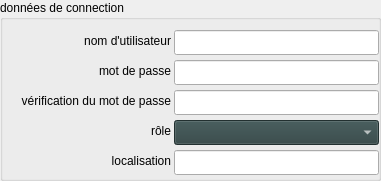
      <widget class="QGroupBox" name="groupBox_2">
       <property name="geometry">
        <rect>
         <x>390</x>
         <y>139</y>
         <width>381</width>
         <height>181</height>
        </rect>
       </property>
       <property name="font">
        <font>
         <weight>50</weight>
         <italic>false</italic>
         <bold>false</bold>
        </font>
       </property>
       <property name="title">
        <string>données de connection</string>
       </property>
       <widget class="QLabel" name="label_role">
        <property name="geometry">
         <rect>
          <x>30</x>
          <y>120</y>
          <width>141</width>
          <height>21</height>
         </rect>
        </property>
        <property name="text">
         <string>rôle</string>
        </property>
        <property name="alignment">
         <set>Qt::AlignRight|Qt::AlignTrailing|Qt::AlignVCenter</set>
        </property>
       </widget>
       <widget class="YerothComboBox" name="comboBox_creer_utilisateur_role">
        <property name="geometry">
         <rect>
          <x>174</x>
          <y>120</y>
          <width>205</width>
          <height>25</height>
         </rect>
        </property>
        <property name="palette">
         <palette>
          <active>
           <colorrole role="WindowText">
            <brush brushstyle="SolidPattern">
             <color alpha="255">
              <red>255</red>
              <green>255</green>
              <blue>255</blue>
             </color>
            </brush>
           </colorrole>
           <colorrole role="Button">
            <brush brushstyle="SolidPattern">
             <color alpha="255">
              <red>47</red>
              <green>67</green>
              <blue>67</blue>
             </color>
            </brush>
           </colorrole>
           <colorrole role="Light">
            <brush brushstyle="SolidPattern">
             <color alpha="255">
              <red>70</red>
              <green>100</green>
              <blue>100</blue>
             </color>
            </brush>
           </colorrole>
           <colorrole role="Midlight">
            <brush brushstyle="SolidPattern">
             <color alpha="255">
              <red>58</red>
              <green>83</green>
              <blue>83</blue>
             </color>
            </brush>
           </colorrole>
           <colorrole role="Dark">
            <brush brushstyle="SolidPattern">
             <color alpha="255">
              <red>23</red>
              <green>33</green>
              <blue>33</blue>
             </color>
            </brush>
           </colorrole>
           <colorrole role="Mid">
            <brush brushstyle="SolidPattern">
             <color alpha="255">
              <red>31</red>
              <green>44</green>
              <blue>44</blue>
             </color>
            </brush>
           </colorrole>
           <colorrole role="Text">
            <brush brushstyle="SolidPattern">
             <color alpha="255">
              <red>255</red>
              <green>255</green>
              <blue>255</blue>
             </color>
            </brush>
           </colorrole>
           <colorrole role="BrightText">
            <brush brushstyle="SolidPattern">
             <color alpha="255">
              <red>255</red>
              <green>255</green>
              <blue>255</blue>
             </color>
            </brush>
           </colorrole>
           <colorrole role="ButtonText">
            <brush brushstyle="SolidPattern">
             <color alpha="255">
              <red>255</red>
              <green>255</green>
              <blue>255</blue>
             </color>
            </brush>
           </colorrole>
           <colorrole role="Base">
            <brush brushstyle="SolidPattern">
             <color alpha="255">
              <red>0</red>
              <green>0</green>
              <blue>0</blue>
             </color>
            </brush>
           </colorrole>
           <colorrole role="Window">
            <brush brushstyle="SolidPattern">
             <color alpha="255">
              <red>47</red>
              <green>67</green>
              <blue>67</blue>
             </color>
            </brush>
           </colorrole>
           <colorrole role="Shadow">
            <brush brushstyle="SolidPattern">
             <color alpha="255">
              <red>0</red>
              <green>0</green>
              <blue>0</blue>
             </color>
            </brush>
           </colorrole>
           <colorrole role="AlternateBase">
            <brush brushstyle="SolidPattern">
             <color alpha="255">
              <red>23</red>
              <green>33</green>
              <blue>33</blue>
             </color>
            </brush>
           </colorrole>
           <colorrole role="ToolTipBase">
            <brush brushstyle="SolidPattern">
             <color alpha="255">
              <red>255</red>
              <green>255</green>
              <blue>220</blue>
             </color>
            </brush>
           </colorrole>
           <colorrole role="ToolTipText">
            <brush brushstyle="SolidPattern">
             <color alpha="255">
              <red>0</red>
              <green>0</green>
              <blue>0</blue>
             </color>
            </brush>
           </colorrole>
          </active>
          <inactive>
           <colorrole role="WindowText">
            <brush brushstyle="SolidPattern">
             <color alpha="255">
              <red>255</red>
              <green>255</green>
              <blue>255</blue>
             </color>
            </brush>
           </colorrole>
           <colorrole role="Button">
            <brush brushstyle="SolidPattern">
             <color alpha="255">
              <red>47</red>
              <green>67</green>
              <blue>67</blue>
             </color>
            </brush>
           </colorrole>
           <colorrole role="Light">
            <brush brushstyle="SolidPattern">
             <color alpha="255">
              <red>70</red>
              <green>100</green>
              <blue>100</blue>
             </color>
            </brush>
           </colorrole>
           <colorrole role="Midlight">
            <brush brushstyle="SolidPattern">
             <color alpha="255">
              <red>58</red>
              <green>83</green>
              <blue>83</blue>
             </color>
            </brush>
           </colorrole>
           <colorrole role="Dark">
            <brush brushstyle="SolidPattern">
             <color alpha="255">
              <red>23</red>
              <green>33</green>
              <blue>33</blue>
             </color>
            </brush>
           </colorrole>
           <colorrole role="Mid">
            <brush brushstyle="SolidPattern">
             <color alpha="255">
              <red>31</red>
              <green>44</green>
              <blue>44</blue>
             </color>
            </brush>
           </colorrole>
           <colorrole role="Text">
            <brush brushstyle="SolidPattern">
             <color alpha="255">
              <red>255</red>
              <green>255</green>
              <blue>255</blue>
             </color>
            </brush>
           </colorrole>
           <colorrole role="BrightText">
            <brush brushstyle="SolidPattern">
             <color alpha="255">
              <red>255</red>
              <green>255</green>
              <blue>255</blue>
             </color>
            </brush>
           </colorrole>
           <colorrole role="ButtonText">
            <brush brushstyle="SolidPattern">
             <color alpha="255">
              <red>255</red>
              <green>255</green>
              <blue>255</blue>
             </color>
            </brush>
           </colorrole>
           <colorrole role="Base">
            <brush brushstyle="SolidPattern">
             <color alpha="255">
              <red>0</red>
              <green>0</green>
              <blue>0</blue>
             </color>
            </brush>
           </colorrole>
           <colorrole role="Window">
            <brush brushstyle="SolidPattern">
             <color alpha="255">
              <red>47</red>
              <green>67</green>
              <blue>67</blue>
             </color>
            </brush>
           </colorrole>
           <colorrole role="Shadow">
            <brush brushstyle="SolidPattern">
             <color alpha="255">
              <red>0</red>
              <green>0</green>
              <blue>0</blue>
             </color>
            </brush>
           </colorrole>
           <colorrole role="AlternateBase">
            <brush brushstyle="SolidPattern">
             <color alpha="255">
              <red>23</red>
              <green>33</green>
              <blue>33</blue>
             </color>
            </brush>
           </colorrole>
           <colorrole role="ToolTipBase">
            <brush brushstyle="SolidPattern">
             <color alpha="255">
              <red>255</red>
              <green>255</green>
              <blue>220</blue>
             </color>
            </brush>
           </colorrole>
           <colorrole role="ToolTipText">
            <brush brushstyle="SolidPattern">
             <color alpha="255">
              <red>0</red>
              <green>0</green>
              <blue>0</blue>
             </color>
            </brush>
           </colorrole>
          </inactive>
          <disabled>
           <colorrole role="WindowText">
            <brush brushstyle="SolidPattern">
             <color alpha="255">
              <red>23</red>
              <green>33</green>
              <blue>33</blue>
             </color>
            </brush>
           </colorrole>
           <colorrole role="Button">
            <brush brushstyle="SolidPattern">
             <color alpha="255">
              <red>47</red>
              <green>67</green>
              <blue>67</blue>
             </color>
            </brush>
           </colorrole>
           <colorrole role="Light">
            <brush brushstyle="SolidPattern">
             <color alpha="255">
              <red>70</red>
              <green>100</green>
              <blue>100</blue>
             </color>
            </brush>
           </colorrole>
           <colorrole role="Midlight">
            <brush brushstyle="SolidPattern">
             <color alpha="255">
              <red>58</red>
              <green>83</green>
              <blue>83</blue>
             </color>
            </brush>
           </colorrole>
           <colorrole role="Dark">
            <brush brushstyle="SolidPattern">
             <color alpha="255">
              <red>23</red>
              <green>33</green>
              <blue>33</blue>
             </color>
            </brush>
           </colorrole>
           <colorrole role="Mid">
            <brush brushstyle="SolidPattern">
             <color alpha="255">
              <red>31</red>
              <green>44</green>
              <blue>44</blue>
             </color>
            </brush>
           </colorrole>
           <colorrole role="Text">
            <brush brushstyle="SolidPattern">
             <color alpha="255">
              <red>23</red>
              <green>33</green>
              <blue>33</blue>
             </color>
            </brush>
           </colorrole>
           <colorrole role="BrightText">
            <brush brushstyle="SolidPattern">
             <color alpha="255">
              <red>255</red>
              <green>255</green>
              <blue>255</blue>
             </color>
            </brush>
           </colorrole>
           <colorrole role="ButtonText">
            <brush brushstyle="SolidPattern">
             <color alpha="255">
              <red>23</red>
              <green>33</green>
              <blue>33</blue>
             </color>
            </brush>
           </colorrole>
           <colorrole role="Base">
            <brush brushstyle="SolidPattern">
             <color alpha="255">
              <red>47</red>
              <green>67</green>
              <blue>67</blue>
             </color>
            </brush>
           </colorrole>
           <colorrole role="Window">
            <brush brushstyle="SolidPattern">
             <color alpha="255">
              <red>47</red>
              <green>67</green>
              <blue>67</blue>
             </color>
            </brush>
           </colorrole>
           <colorrole role="Shadow">
            <brush brushstyle="SolidPattern">
             <color alpha="255">
              <red>0</red>
              <green>0</green>
              <blue>0</blue>
             </color>
            </brush>
           </colorrole>
           <colorrole role="AlternateBase">
            <brush brushstyle="SolidPattern">
             <color alpha="255">
              <red>47</red>
              <green>67</green>
              <blue>67</blue>
             </color>
            </brush>
           </colorrole>
           <colorrole role="ToolTipBase">
            <brush brushstyle="SolidPattern">
             <color alpha="255">
              <red>255</red>
              <green>255</green>
              <blue>220</blue>
             </color>
            </brush>
           </colorrole>
           <colorrole role="ToolTipText">
            <brush brushstyle="SolidPattern">
             <color alpha="255">
              <red>0</red>
              <green>0</green>
              <blue>0</blue>
             </color>
            </brush>
           </colorrole>
          </disabled>
         </palette>
        </property>
        <property name="font">
         <font>
          <pointsize>10</pointsize>
         </font>
        </property>
       </widget>
       <widget class="QLabel" name="label_localisation">
        <property name="geometry">
         <rect>
          <x>30</x>
          <y>150</y>
          <width>141</width>
          <height>21</height>
         </rect>
        </property>
        <property name="text">
         <string>localisation</string>
        </property>
        <property name="alignment">
         <set>Qt::AlignRight|Qt::AlignTrailing|Qt::AlignVCenter</set>
        </property>
       </widget>
       <widget class="QLabel" name="label_id">
        <property name="geometry">
         <rect>
          <x>30</x>
          <y>30</y>
          <width>141</width>
          <height>21</height>
         </rect>
        </property>
        <property name="text">
         <string>nom d'utilisateur</string>
        </property>
        <property name="alignment">
         <set>Qt::AlignRight|Qt::AlignTrailing|Qt::AlignVCenter</set>
        </property>
       </widget>
       <widget class="YerothLineEdit" name="lineEdit_creer_utilisateur_id">
        <property name="geometry">
         <rect>
          <x>174</x>
          <y>30</y>
          <width>205</width>
          <height>25</height>
         </rect>
        </property>
        <property name="font">
         <font>
          <pointsize>10</pointsize>
         </font>
        </property>
       </widget>
       <widget class="QLabel" name="label_mot_passe">
        <property name="geometry">
         <rect>
          <x>30</x>
          <y>60</y>
          <width>141</width>
          <height>21</height>
         </rect>
        </property>
        <property name="text">
         <string>mot de passe</string>
        </property>
        <property name="alignment">
         <set>Qt::AlignRight|Qt::AlignTrailing|Qt::AlignVCenter</set>
        </property>
       </widget>
       <widget class="YerothLineEdit" name="lineEdit_creer_utilisateur_mot_passe_1">
        <property name="geometry">
         <rect>
          <x>174</x>
          <y>60</y>
          <width>205</width>
          <height>25</height>
         </rect>
        </property>
        <property name="font">
         <font>
          <pointsize>10</pointsize>
         </font>
        </property>
       </widget>
       <widget class="YerothLineEdit" name="lineEdit_creer_utilisateur_verification">
        <property name="geometry">
         <rect>
          <x>174</x>
          <y>90</y>
          <width>205</width>
          <height>25</height>
         </rect>
        </property>
        <property name="font">
         <font>
          <pointsize>10</pointsize>
         </font>
        </property>
       </widget>
       <widget class="QLabel" name="label_verification">
        <property name="geometry">
         <rect>
          <x>10</x>
          <y>90</y>
          <width>161</width>
          <height>21</height>
         </rect>
        </property>
        <property name="text">
         <string>vérification du mot de passe</string>
        </property>
        <property name="alignment">
         <set>Qt::AlignRight|Qt::AlignTrailing|Qt::AlignVCenter</set>
        </property>
       </widget>
       <widget class="YerothLineEdit" name="lineEdit_creer_utilisateur_localisation">
        <property name="enabled">
         <bool>true</bool>
        </property>
        <property name="geometry">
         <rect>
          <x>174</x>
          <y>150</y>
          <width>205</width>
          <height>25</height>
         </rect>
        </property>
        <property name="font">
         <font>
          <pointsize>10</pointsize>
         </font>
        </property>
       </widget>
      </widget>
